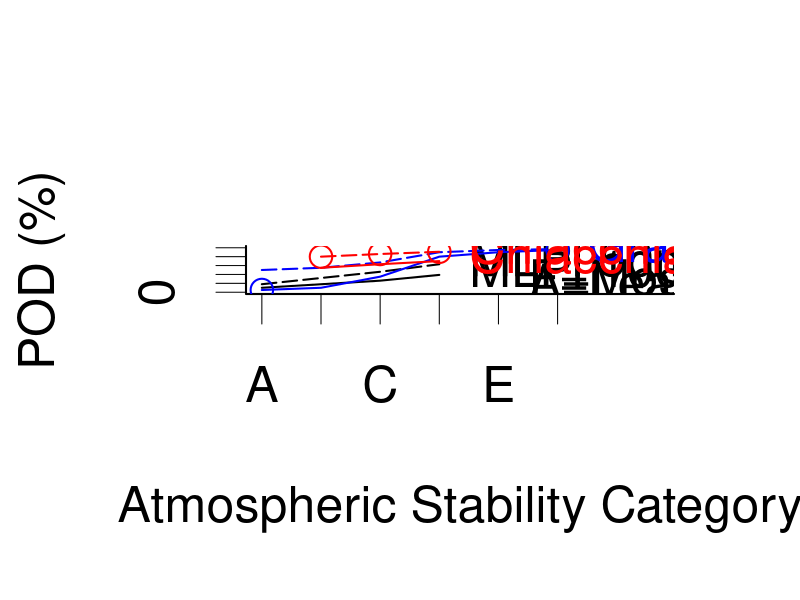
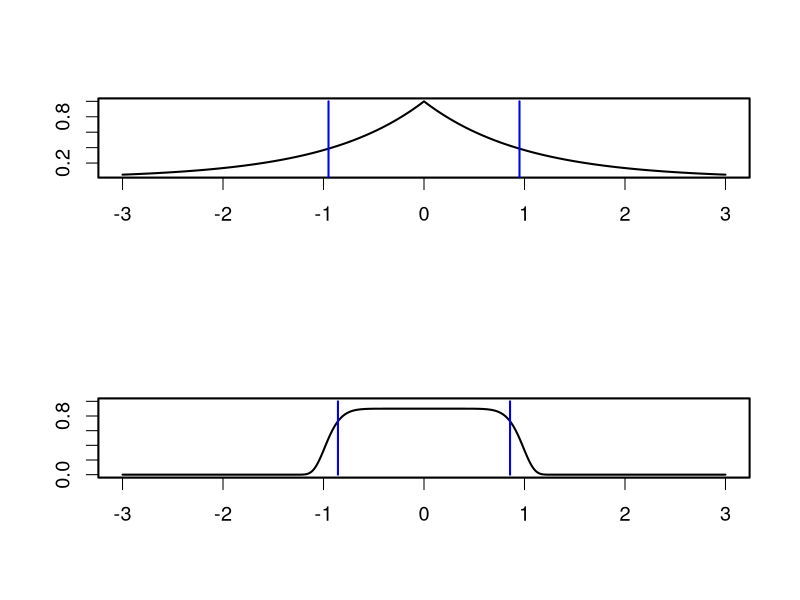
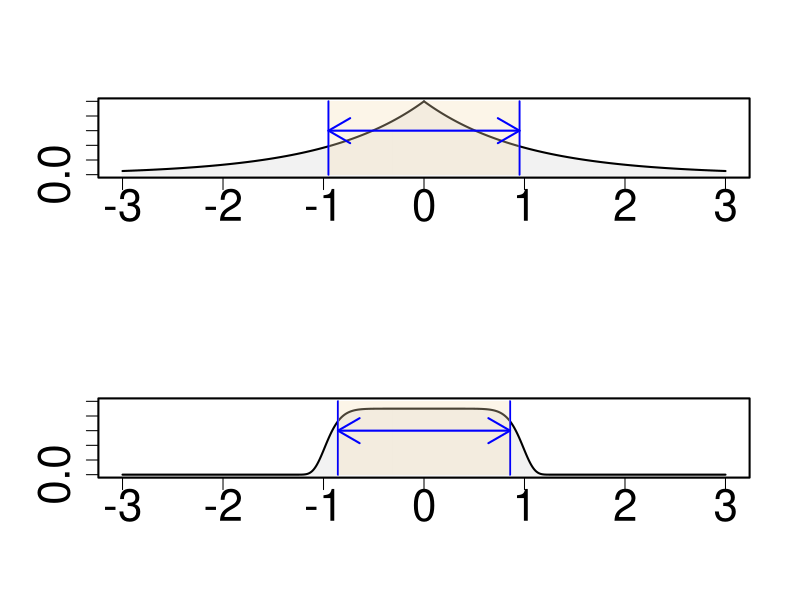

Reproduce these figures in R, in order.
# A couple of simple figures.

#X11()
outputDirectory <- file.path("output")
if (!dir.exists(outputDirectory)){ dir.create(outputDirectory) }

plotW<-1200
plotH<-1200

# Comparisons of existing data/extrapolated curves for canine POD.
# From Graham's original canine POD work, from the NASAR MLPI text, 
# and from Chiacchia et al., 2015.

graph2<-"podcomparison_simple.png"
png(file.path(outputDirectory,graph2),width=plotW,height=plotH)

# Setup graphical parameters
par(mfrow=c(1,1))
par(cex=3)
par(lwd=2)
par(bty='l')

# NASAR 
n100m<-c(10,26,39)
n50m<-c(18,46,63)
stability<-c(1,3,4)
nasar<-data.frame(stability,n100m,n50m)
plot(c(1,3,4),nasar[,2],xlim=c(1,7.7),ylim=c(0,100),xaxt="n",type='l',xlab='Atmospheric Stability Category',ylab='POD (%)')
axis(1,1:6,LETTERS[1:6])
lines(c(1,3,4),nasar[,3],xlim=c(1,6),ylim=c(0,100),xaxt="n",lty=5)
text(c(4,4),c(39,63),labels=c('MLPI 100m','MLPI 50m'),pos=4)
text(c(5,5),c(10,20),labels=c('A=Least Stable','F=Most Stable'),pos=4)

# Graham
stability <- c(1,2,3,4,5,6)
g100m <- c(5,10,35,80,90,95)
g50m <- c(50,55,67,90,95,97)
graham<-data.frame(stability,g100m,g50m)
lines(c(1,2,3,4,5,6),graham[,2],xlim=c(1,6),ylim=c(0,100),xaxt="n",col='blue')
lines(c(1,2,3,4,5,6),graham[,3],xlim=c(1,6),ylim=c(0,100),xaxt="n",col='blue',lty=5)
points(c(1,6),c(graham[1,2],graham[6,2]),xlim=c(1,6),ylim=c(0,100),xaxt="n",col='blue')
text(c(6),c(95),labels=c('Graham 100m'),pos=4,col='blue')

# Chiacchia
lines(c(2,3,4),c(55,63,70),xlim=c(1,6),ylim=c(0,100),xaxt="n",col='red')
lines(c(2,3,4),c(80,86,91),xlim=c(1,6),ylim=c(0,100),xaxt="n",col='red',lty=5)
points(c(2,3,4),c(80,86,91),xlim=c(1,6),ylim=c(0,100),xaxt="n",col='red')
text(c(4,4),c(70,91),labels=c('Chiacchia 100m','Chiacchia 50m'),pos=4,col='red')

dev.off()

# Graph of an exponential lateral range curve and an exponential lateral
# range curve with an exponent of 10 ( e^(-|x|^10) ) but multiplied by 0.9
graph1<-"exp_exp10_LRC_curves.png"
png(file.path(outputDirectory,graph1),width=plotW,height=plotH)
par(mfrow=c(2,1))
par(lwd=2)
par(cex=1.2)
par(mgp=c(5,1,0))
# Exponential lateral range curve 
x<-seq(-3,3,0.01)
y<-exp(-abs(x))
plot(x,y,type="l", ylab=list("POD", cex=3), xlab=list("", cex=.1))
aoc<-sum(diff(x) * (head(y,-1)+tail(y,-1)))/2
lines(c(aoc/2,aoc/2),c(0,1),col='blue')
lines(c(-aoc/2,-aoc/2),c(0,1),col='blue')
# Approximating perfect broom, but peak at 0.9 
y<-(exp(-abs(x)^10)) * 0.9
plot(x,y,type="l",ylim=c(0,1), ylab=list("POD",cex=3), xlab=NULL)
aoc<-sum(diff(x) * (head(y,-1)+tail(y,-1)))/2
lines(c(aoc/2,aoc/2),c(0,1),col='blue')
lines(c(-aoc/2,-aoc/2),c(0,1),col='blue')
dev.off();


# Same graph, but with areas shaded.
graph2<-"exp_exp10_LRC_curvesshaded.png"
png(file.path(outputDirectory,graph2),width=plotW,height=plotH)
par(mfrow=c(2,1))
par(lwd=2)
par(cex=1.2)
par(cex.axis=2.2)
# Exponential lateral range curve 
x<-seq(-3,3,0.01)
y<-exp(-abs(x))
plot(x,y,type="h", ylab="POD", xlab=NULL,col="grey95",ann=FALSE,ylim=c(0,1))
lines(x,y,type="l",col="black")
aoc<-sum(diff(x) * (head(y,-1)+tail(y,-1)))/2
lines(c(aoc/2,aoc/2),c(0,1),col='blue')
lines(c(-aoc/2,-aoc/2),c(0,1),col='blue')
arx<-c(aoc/2,aoc/2,-aoc/2,-aoc/2,aoc/2)
ary<-c(0,1,1,0,0)
polygon(arx,ary,col=adjustcolor("wheat",alpha.f=0.3),border=NA)
arrows(aoc/2, 0.6, -aoc/2 ,0.6, col="blue",code=3)
# Approximating perfect broom, but peak at 0.9 
y<-(exp(-abs(x)^10)) * 0.9
plot(x,y,type="h",ylim=c(0,1), ylab="POD", xlab=NULL,col="grey95",ann=FALSE)
lines(x,y,type="l",col="black")
aoc<-sum(diff(x) * (head(y,-1)+tail(y,-1)))/2
lines(c(aoc/2,aoc/2),c(0,1),col='blue')
lines(c(-aoc/2,-aoc/2),c(0,1),col='blue')
arx<-c(aoc/2,aoc/2,-aoc/2,-aoc/2,aoc/2)
ary<-c(0,1,1,0,0)
polygon(arx,ary,col=adjustcolor("wheat",alpha.f=0.3),border=NA)
arrows(aoc/2, 0.6, -aoc/2 ,0.6, col="blue",code=3)
dev.off();

